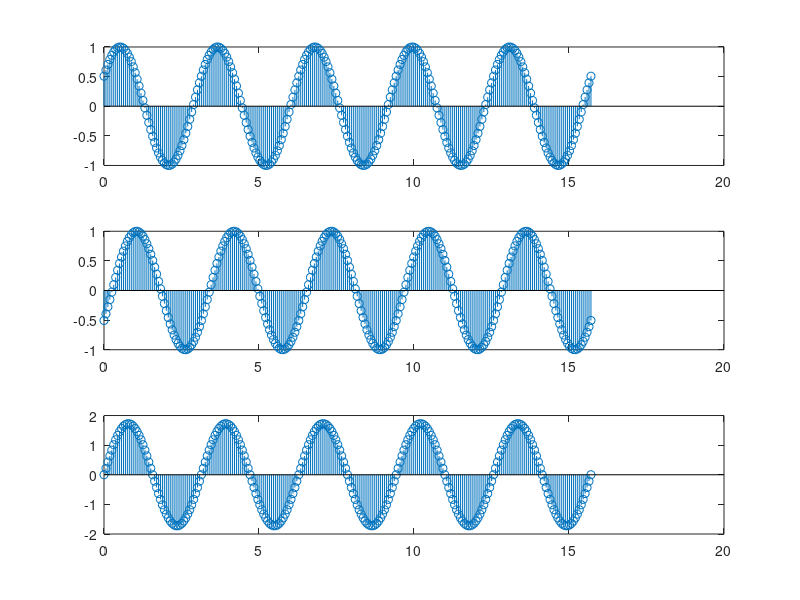

Recreate this plot in MATLAB.
ym=1;
wave_length=pi;
p=0.5*pi;
w=1;
k=2*pi/wave_length;
x=[0:0.02*pi:5*pi];
for t=0:100

y1=ym*sin(k*x-w*t);
y2=ym*sin(k*x+w*t);
y=y1+y2;
subplot(3,1,1);
stem(x,y1);
subplot(3,1,2);
stem(x,y2);
subplot(3,1,3);
stem(x,y);


pause (.5);

end